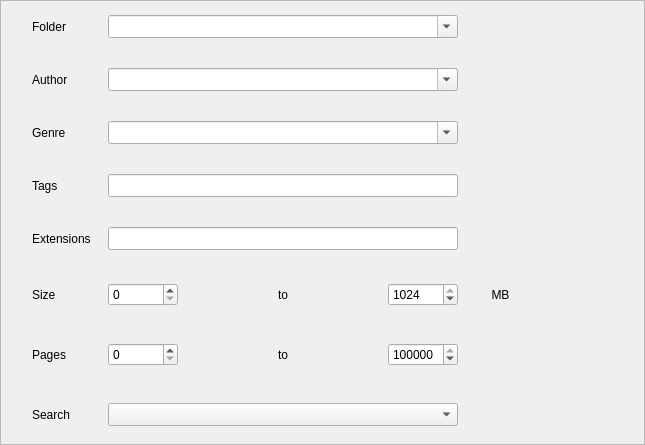
            <widget class="QFrame" name="frameSearchCriteria">
             <property name="sizePolicy">
              <sizepolicy hsizetype="Preferred" vsizetype="Preferred">
               <horstretch>0</horstretch>
               <verstretch>0</verstretch>
              </sizepolicy>
             </property>
             <property name="styleSheet">
              <string notr="true"/>
             </property>
             <property name="frameShape">
              <enum>QFrame::StyledPanel</enum>
             </property>
             <property name="frameShadow">
              <enum>QFrame::Raised</enum>
             </property>
             <layout class="QGridLayout" name="gridLayout_6">
              <property name="sizeConstraint">
               <enum>QLayout::SetDefaultConstraint</enum>
              </property>
              <property name="topMargin">
               <number>9</number>
              </property>
              <property name="bottomMargin">
               <number>9</number>
              </property>
              <item row="0" column="0">
               <layout class="QGridLayout" name="gridLayCriteria" rowstretch="0,0,0,0,0,0,0,0" columnstretch="0,0,0,0,0,0">
                <property name="leftMargin">
                 <number>20</number>
                </property>
                <property name="topMargin">
                 <number>5</number>
                </property>
                <property name="rightMargin">
                 <number>20</number>
                </property>
                <property name="bottomMargin">
                 <number>5</number>
                </property>
                <property name="horizontalSpacing">
                 <number>17</number>
                </property>
                <property name="verticalSpacing">
                 <number>30</number>
                </property>
                <item row="4" column="4">
                 <widget class="QPushButton" name="buttonExtensions">
                  <property name="cursor">
                   <cursorShape>PointingHandCursor</cursorShape>
                  </property>
                  <property name="toolTip">
                   <string>Select Extensions</string>
                  </property>
                  <property name="styleSheet">
                   <string notr="true">border: 0px;</string>
                  </property>
                  <property name="text">
                   <string/>
                  </property>
                  <property name="icon">
                   <iconset resource="../resources/images.qrc">
                    <normaloff>:/icons/puzzle_icon.png</normaloff>:/icons/puzzle_icon.png</iconset>
                  </property>
                  <property name="iconSize">
                   <size>
                    <width>20</width>
                    <height>20</height>
                   </size>
                  </property>
                 </widget>
                </item>
                <item row="1" column="4">
                 <widget class="QPushButton" name="buttonAuthor">
                  <property name="cursor">
                   <cursorShape>PointingHandCursor</cursorShape>
                  </property>
                  <property name="toolTip">
                   <string>Select Authors</string>
                  </property>
                  <property name="styleSheet">
                   <string notr="true">/*QPushButton{
border: 1px solid grey;
}
QPushButton:hover
{
border: 1px solid lightblue;

}*/
border: 0px;</string>
                  </property>
                  <property name="text">
                   <string/>
                  </property>
                  <property name="icon">
                   <iconset resource="../resources/images.qrc">
                    <normaloff>:/icons/add_user_icon.png</normaloff>:/icons/add_user_icon.png</iconset>
                  </property>
                  <property name="iconSize">
                   <size>
                    <width>20</width>
                    <height>20</height>
                   </size>
                  </property>
                 </widget>
                </item>
                <item row="5" column="4">
                 <widget class="QPushButton" name="buttonSizeCriteria">
                  <property name="minimumSize">
                   <size>
                    <width>0</width>
                    <height>0</height>
                   </size>
                  </property>
                  <property name="maximumSize">
                   <size>
                    <width>16777215</width>
                    <height>16777215</height>
                   </size>
                  </property>
                  <property name="cursor">
                   <cursorShape>PointingHandCursor</cursorShape>
                  </property>
                  <property name="toolTip">
                   <string>Select Unit</string>
                  </property>
                  <property name="styleSheet">
                   <string notr="true">border: 0px;
</string>
                  </property>
                  <property name="text">
                   <string>MB</string>
                  </property>
                  <property name="iconSize">
                   <size>
                    <width>25</width>
                    <height>20</height>
                   </size>
                  </property>
                 </widget>
                </item>
                <item row="5" column="1">
                 <widget class="QSpinBox" name="spinBoxFromSizeCriteria">
                  <property name="maximumSize">
                   <size>
                    <width>70</width>
                    <height>16777215</height>
                   </size>
                  </property>
                  <property name="maximum">
                   <number>1023</number>
                  </property>
                 </widget>
                </item>
                <item row="1" column="0">
                 <widget class="QLabel" name="labelAuthorCriteria">
                  <property name="text">
                   <string>Author</string>
                  </property>
                 </widget>
                </item>
                <item row="6" column="2">
                 <widget class="QLabel" name="labelPagesToCriteria">
                  <property name="text">
                   <string>to</string>
                  </property>
                  <property name="alignment">
                   <set>Qt::AlignCenter</set>
                  </property>
                 </widget>
                </item>
                <item row="3" column="4">
                 <widget class="QPushButton" name="buttonTags">
                  <property name="cursor">
                   <cursorShape>PointingHandCursor</cursorShape>
                  </property>
                  <property name="toolTip">
                   <string>Select Tags</string>
                  </property>
                  <property name="styleSheet">
                   <string notr="true">/*QPushButton{
border: 1px solid grey;
}
QPushButton:hover
{
border: 1px solid lightblue;

}*/
border: 0px;</string>
                  </property>
                  <property name="text">
                   <string/>
                  </property>
                  <property name="icon">
                   <iconset resource="../resources/images.qrc">
                    <normaloff>:/icons/tags_icon.png</normaloff>:/icons/tags_icon.png</iconset>
                  </property>
                  <property name="iconSize">
                   <size>
                    <width>20</width>
                    <height>20</height>
                   </size>
                  </property>
                 </widget>
                </item>
                <item row="4" column="1" colspan="3">
                 <widget class="QLineEdit" name="textExts">
                  <property name="minimumSize">
                   <size>
                    <width>0</width>
                    <height>23</height>
                   </size>
                  </property>
                 </widget>
                </item>
                <item row="7" column="1" colspan="3">
                 <widget class="QComboBox" name="comboBoxSearchLoad">
                  <property name="minimumSize">
                   <size>
                    <width>0</width>
                    <height>23</height>
                   </size>
                  </property>
                  <property name="editable">
                   <bool>false</bool>
                  </property>
                  <item>
                   <property name="text">
                    <string/>
                   </property>
                  </item>
                 </widget>
                </item>
                <item row="0" column="4">
                 <widget class="QPushButton" name="buttonFolder">
                  <property name="cursor">
                   <cursorShape>PointingHandCursor</cursorShape>
                  </property>
                  <property name="toolTip">
                   <string>Select Folders</string>
                  </property>
                  <property name="styleSheet">
                   <string notr="true">/*QPushButton{
border: 1px solid grey;
}
QPushButton:hover
{
border: 1px solid lightblue;

}*/
border: 0px;</string>
                  </property>
                  <property name="text">
                   <string/>
                  </property>
                  <property name="icon">
                   <iconset resource="../resources/images.qrc">
                    <normaloff>:/icons/add_folder_icon.png</normaloff>:/icons/add_folder_icon.png</iconset>
                  </property>
                  <property name="iconSize">
                   <size>
                    <width>20</width>
                    <height>20</height>
                   </size>
                  </property>
                 </widget>
                </item>
                <item row="7" column="5">
                 <widget class="QPushButton" name="buttonSaveCriteria">
                  <property name="minimumSize">
                   <size>
                    <width>70</width>
                    <height>30</height>
                   </size>
                  </property>
                  <property name="maximumSize">
                   <size>
                    <width>90</width>
                    <height>16777215</height>
                   </size>
                  </property>
                  <property name="cursor">
                   <cursorShape>PointingHandCursor</cursorShape>
                  </property>
                  <property name="toolTip">
                   <string>Save Criteria</string>
                  </property>
                  <property name="styleSheet">
                   <string notr="true">/*QPushButton{
border: 1px solid grey;
}
QPushButton:hover
{
border: 1px solid lightblue;

}*/
border: 0px;</string>
                  </property>
                  <property name="text">
                   <string/>
                  </property>
                  <property name="icon">
                   <iconset resource="../resources/images.qrc">
                    <normaloff>:/icons/save_icon.png</normaloff>:/icons/save_icon.png</iconset>
                  </property>
                  <property name="iconSize">
                   <size>
                    <width>30</width>
                    <height>30</height>
                   </size>
                  </property>
                  <property name="flat">
                   <bool>true</bool>
                  </property>
                 </widget>
                </item>
                <item row="6" column="3">
                 <widget class="QSpinBox" name="spinBoxToPagesCriteria">
                  <property name="maximumSize">
                   <size>
                    <width>70</width>
                    <height>16777215</height>
                   </size>
                  </property>
                  <property name="minimum">
                   <number>0</number>
                  </property>
                  <property name="maximum">
                   <number>100000</number>
                  </property>
                  <property name="value">
                   <number>100000</number>
                  </property>
                 </widget>
                </item>
                <item row="1" column="1" colspan="3">
                 <widget class="QComboBox" name="comboBoxAuthorCriteria">
                  <property name="sizePolicy">
                   <sizepolicy hsizetype="Preferred" vsizetype="Fixed">
                    <horstretch>0</horstretch>
                    <verstretch>0</verstretch>
                   </sizepolicy>
                  </property>
                  <property name="minimumSize">
                   <size>
                    <width>0</width>
                    <height>23</height>
                   </size>
                  </property>
                  <property name="maximumSize">
                   <size>
                    <width>16777215</width>
                    <height>16777215</height>
                   </size>
                  </property>
                  <property name="editable">
                   <bool>true</bool>
                  </property>
                  <property name="minimumContentsLength">
                   <number>40</number>
                  </property>
                  <item>
                   <property name="text">
                    <string/>
                   </property>
                  </item>
                 </widget>
                </item>
                <item row="6" column="5">
                 <widget class="QPushButton" name="buttonClearCriteria">
                  <property name="minimumSize">
                   <size>
                    <width>70</width>
                    <height>30</height>
                   </size>
                  </property>
                  <property name="maximumSize">
                   <size>
                    <width>90</width>
                    <height>16777215</height>
                   </size>
                  </property>
                  <property name="cursor">
                   <cursorShape>PointingHandCursor</cursorShape>
                  </property>
                  <property name="toolTip">
                   <string>Clear Criteria</string>
                  </property>
                  <property name="styleSheet">
                   <string notr="true">/*QPushButton{
border: 1px solid grey;
}
QPushButton:hover
{
border: 1px solid lightblue;

}*/
border: 0px;</string>
                  </property>
                  <property name="text">
                   <string/>
                  </property>
                  <property name="icon">
                   <iconset resource="../resources/images.qrc">
                    <normaloff>:/icons/clear_search_white_icon.png</normaloff>:/icons/clear_search_white_icon.png</iconset>
                  </property>
                  <property name="iconSize">
                   <size>
                    <width>30</width>
                    <height>30</height>
                   </size>
                  </property>
                  <property name="flat">
                   <bool>true</bool>
                  </property>
                 </widget>
                </item>
                <item row="7" column="4">
                 <widget class="QPushButton" name="buttonSearchLoad">
                  <property name="minimumSize">
                   <size>
                    <width>51</width>
                    <height>25</height>
                   </size>
                  </property>
                  <property name="cursor">
                   <cursorShape>PointingHandCursor</cursorShape>
                  </property>
                  <property name="toolTip">
                   <string>Load Criteria</string>
                  </property>
                  <property name="styleSheet">
                   <string notr="true">/*QPushButton{
border: 1px solid grey;
}
QPushButton:hover
{
border: 1px solid lightblue;

}*/
border: 0px;</string>
                  </property>
                  <property name="text">
                   <string/>
                  </property>
                  <property name="icon">
                   <iconset resource="../resources/images.qrc">
                    <normaloff>:/icons/upload_icon.png</normaloff>:/icons/upload_icon.png</iconset>
                  </property>
                  <property name="flat">
                   <bool>true</bool>
                  </property>
                 </widget>
                </item>
                <item row="2" column="1" colspan="3">
                 <widget class="QComboBox" name="comboBoxGenreCriteria">
                  <property name="sizePolicy">
                   <sizepolicy hsizetype="Preferred" vsizetype="Fixed">
                    <horstretch>0</horstretch>
                    <verstretch>0</verstretch>
                   </sizepolicy>
                  </property>
                  <property name="minimumSize">
                   <size>
                    <width>0</width>
                    <height>23</height>
                   </size>
                  </property>
                  <property name="maximumSize">
                   <size>
                    <width>16777215</width>
                    <height>16777215</height>
                   </size>
                  </property>
                  <property name="editable">
                   <bool>true</bool>
                  </property>
                  <property name="minimumContentsLength">
                   <number>40</number>
                  </property>
                  <item>
                   <property name="text">
                    <string/>
                   </property>
                  </item>
                 </widget>
                </item>
                <item row="5" column="3">
                 <widget class="QSpinBox" name="spinBoxToSizeCriteria">
                  <property name="maximumSize">
                   <size>
                    <width>70</width>
                    <height>16777215</height>
                   </size>
                  </property>
                  <property name="maximum">
                   <number>1024</number>
                  </property>
                  <property name="value">
                   <number>1024</number>
                  </property>
                 </widget>
                </item>
                <item row="2" column="4">
                 <widget class="QPushButton" name="buttonGenre">
                  <property name="cursor">
                   <cursorShape>PointingHandCursor</cursorShape>
                  </property>
                  <property name="toolTip">
                   <string>Select Genres</string>
                  </property>
                  <property name="styleSheet">
                   <string notr="true">/*QPushButton{
border: 1px solid grey;
}
QPushButton:hover
{
border: 1px solid lightblue;

}*/
border: 0px;</string>
                  </property>
                  <property name="text">
                   <string/>
                  </property>
                  <property name="icon">
                   <iconset resource="../resources/images.qrc">
                    <normaloff>:/icons/add_new_icon.png</normaloff>:/icons/add_new_icon.png</iconset>
                  </property>
                  <property name="iconSize">
                   <size>
                    <width>20</width>
                    <height>20</height>
                   </size>
                  </property>
                 </widget>
                </item>
                <item row="5" column="5">
                 <widget class="QPushButton" name="buttonSearchCriteria">
                  <property name="minimumSize">
                   <size>
                    <width>70</width>
                    <height>30</height>
                   </size>
                  </property>
                  <property name="maximumSize">
                   <size>
                    <width>90</width>
                    <height>16777215</height>
                   </size>
                  </property>
                  <property name="cursor">
                   <cursorShape>PointingHandCursor</cursorShape>
                  </property>
                  <property name="toolTip">
                   <string>Search Criteria</string>
                  </property>
                  <property name="styleSheet">
                   <string notr="true">/*QPushButton{
border: 1px solid grey;
}
QPushButton:hover
{
border: 1px solid lightblue;

}*/
border: 0px;</string>
                  </property>
                  <property name="text">
                   <string/>
                  </property>
                  <property name="icon">
                   <iconset resource="../resources/images.qrc">
                    <normaloff>:/icons/search_icon.png</normaloff>:/icons/search_icon.png</iconset>
                  </property>
                  <property name="iconSize">
                   <size>
                    <width>30</width>
                    <height>30</height>
                   </size>
                  </property>
                  <property name="flat">
                   <bool>true</bool>
                  </property>
                 </widget>
                </item>
                <item row="6" column="0">
                 <widget class="QLabel" name="labelPagesCriteria">
                  <property name="text">
                   <string>Pages</string>
                  </property>
                 </widget>
                </item>
                <item row="3" column="0">
                 <widget class="QLabel" name="labelGroupsCriteria">
                  <property name="text">
                   <string>Tags</string>
                  </property>
                 </widget>
                </item>
                <item row="5" column="0">
                 <widget class="QLabel" name="labelSizeCriteria">
                  <property name="text">
                   <string>Size</string>
                  </property>
                 </widget>
                </item>
                <item row="3" column="1" colspan="3">
                 <widget class="QLineEdit" name="textTagsCriteria">
                  <property name="sizePolicy">
                   <sizepolicy hsizetype="Preferred" vsizetype="Fixed">
                    <horstretch>0</horstretch>
                    <verstretch>0</verstretch>
                   </sizepolicy>
                  </property>
                  <property name="minimumSize">
                   <size>
                    <width>0</width>
                    <height>23</height>
                   </size>
                  </property>
                 </widget>
                </item>
                <item row="7" column="0">
                 <widget class="QLabel" name="labelSearchCriteria">
                  <property name="text">
                   <string>Search</string>
                  </property>
                 </widget>
                </item>
                <item row="4" column="0">
                 <widget class="QLabel" name="labelExtensionCriteria">
                  <property name="text">
                   <string>Extensions</string>
                  </property>
                 </widget>
                </item>
                <item row="0" column="0">
                 <widget class="QLabel" name="labelFolderCriteria">
                  <property name="text">
                   <string>Folder</string>
                  </property>
                 </widget>
                </item>
                <item row="6" column="1">
                 <widget class="QSpinBox" name="spinBoxFromPagesCriteria">
                  <property name="maximumSize">
                   <size>
                    <width>70</width>
                    <height>16777215</height>
                   </size>
                  </property>
                  <property name="maximum">
                   <number>100000</number>
                  </property>
                 </widget>
                </item>
                <item row="2" column="0">
                 <widget class="QLabel" name="labelGenreCriteria">
                  <property name="text">
                   <string>Genre</string>
                  </property>
                 </widget>
                </item>
                <item row="5" column="2">
                 <widget class="QLabel" name="labelSizeToCriteria">
                  <property name="text">
                   <string>to</string>
                  </property>
                  <property name="alignment">
                   <set>Qt::AlignCenter</set>
                  </property>
                 </widget>
                </item>
                <item row="0" column="1" colspan="3">
                 <widget class="QComboBox" name="comboBoxFolderCriteria">
                  <property name="sizePolicy">
                   <sizepolicy hsizetype="Preferred" vsizetype="Fixed">
                    <horstretch>0</horstretch>
                    <verstretch>0</verstretch>
                   </sizepolicy>
                  </property>
                  <property name="minimumSize">
                   <size>
                    <width>0</width>
                    <height>23</height>
                   </size>
                  </property>
                  <property name="maximumSize">
                   <size>
                    <width>16777215</width>
                    <height>16777215</height>
                   </size>
                  </property>
                  <property name="editable">
                   <bool>true</bool>
                  </property>
                  <property name="minimumContentsLength">
                   <number>40</number>
                  </property>
                  <property name="frame">
                   <bool>true</bool>
                  </property>
                  <item>
                   <property name="text">
                    <string/>
                   </property>
                  </item>
                 </widget>
                </item>
               </layout>
              </item>
             </layout>
            </widget>
